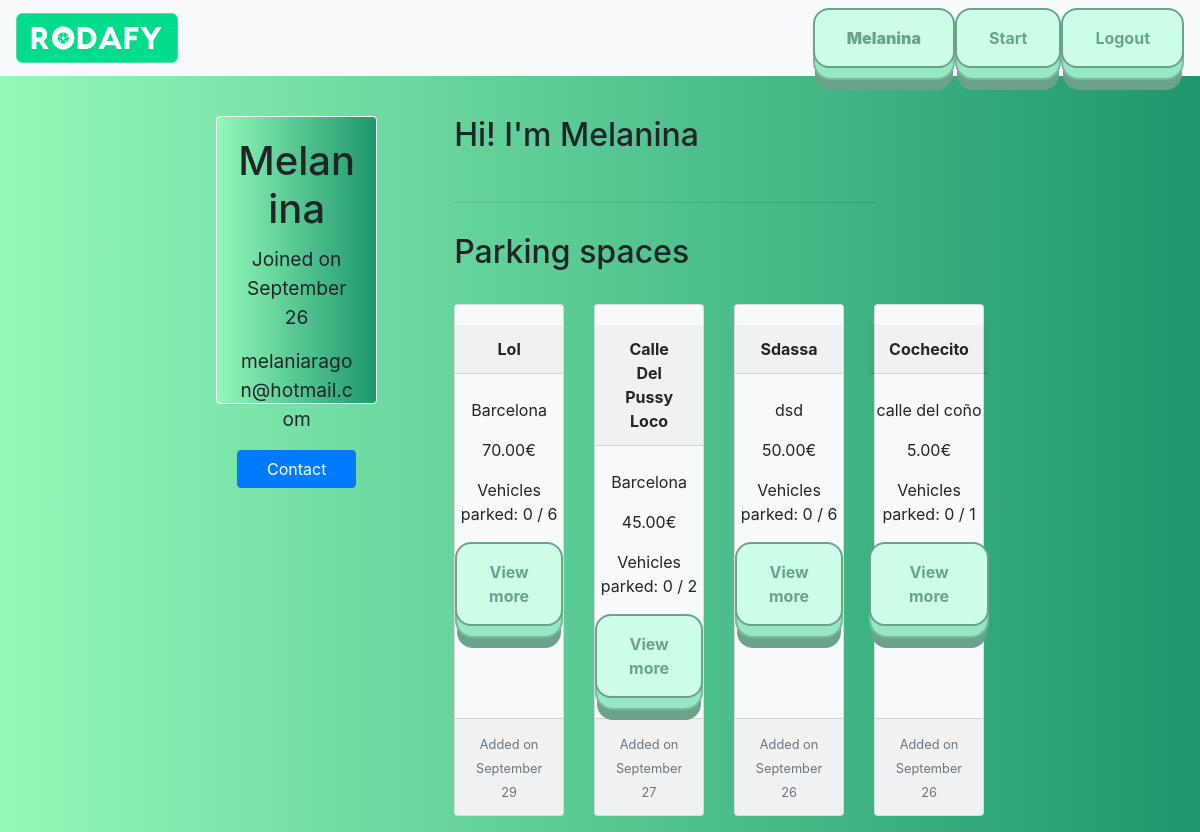
The app's page /profile/melanina (signed in) with its own data.
### rodafy/models.py (models this page shows)
class User(AbstractUser):
    pass

class Parking_Space(models.Model):
    user = models.ForeignKey('User', on_delete=models.CASCADE, default=None)
    title = models.CharField(default=None, max_length=40)
    length = models.IntegerField(default=None)
    width = models.IntegerField(default=None)
    address = models.CharField(default=None, max_length=140)
    price = models.DecimalField(default=None, max_digits=5, decimal_places=2)
    amount_vehicles_allowed = models.IntegerField(default=None)
    amount_vehicles_current = models.IntegerField(default="0", null=True, blank=True)
    description = models.CharField(default=None, max_length=500)
    created = models.DateTimeField(default=datetime.now())

### rodafy/views.py (the view)
# urls.py: path("profile/<str:username>", views.profile, name="profile"),
def profile(request, username):
    if request.method == 'GET':
        currentuser = request.user
        profileuser = get_object_or_404(User, username=username)
        parking = Parking_Space.objects.filter(user=profileuser).order_by('id').reverse()
        if request.user.is_anonymous:
            return redirect('login')
        else:
            context = {
                'profileuser': profileuser,
                'parking': parking,
            }
            return render(request, "rodafy/profile.html", context)

### rodafy/templates/rodafy/profile.html (shortened to what this page needs)
{% extends "rodafy/layout.html" %}
{% load static %}
{% block body %}
{% if user.is_authenticated %}
<div class="profile">
<div class="card-index" style="width: 18rem; height: 18rem; float: left; margin-right: 10%;">
    <div class="card-body">
      <h1 class="card-title">{{profileuser.username|title}}</h1>
      <p>Joined on {{profileuser.date_joined | date:"F d"}}</p>
      <p>{{profileuser.email}}</p>
      <a href="mailto:{{profileuser.email}}" class="btn btn-primary">Contact</a>
    </div>
  </div>
<div id=profile-content>
  <h2 id=profile-title>Hi! I'm {{profileuser.username|title}}</h2><br>
    <hr style="width:80%;text-align:left;margin-left:0; margin-bottom: 30px;">
        <h2>Parking spaces</h2><br>
    <div class="card-deck" style="text-align: left;">
    {% for Parking_Space in parking %}
        <div class="card bg-light mb-3" style="max-width: 18rem; background-color: red;">
          <div class="card-body">
            <div class="card-header"><strong>{{Parking_Space.title|title}}</strong></div><br>
            <p class="card-text">{{Parking_Space.address}}</p>
            <p class="card-text">{{Parking_Space.price}}€</p>
            <p class="card-text">Vehicles parked: {{Parking_Space.amount_vehicles_current}} / {{Parking_Space.amount_vehicles_allowed}}</p>
            <a href="{% url 'listing' id=Parking_Space.id %}">
            <button class="big-button">View more</button>
            </a>
          </div>
          <div class="card-footer">
            <small class="text-muted">Added on {{Parking_Space.created | date:"F d"}}</small>
          </div>
        </div>
    {% endfor %}
</div>
</div>
{% else %}
<a class="btn btn-primary" href="{% url 'register' %}">Register here!</a>
{% endif %}
{% endblock %}

### rodafy/templates/rodafy/layout.html (shortened to what this page needs)
{% load static %}
<!DOCTYPE html>
<html lang="en">
    <head>
        <link href="{% static 'rodafy/css/styles.css' %}" rel="stylesheet">
        <link rel="stylesheet" href="https://stackpath.bootstrapcdn.com/bootstrap/4.4.1/css/bootstrap.min.css">
    </head>
<body>
    <nav class="navbar navbar-light bg-light" >
        <a class="navbar-brand" href="{% url 'index' %}">
          <img src="{% static 'rodafy/images/rodafypng.png' %}" width="60%" height="60%" class="d-inline-block align-top" alt="">
          </a>
          <ul class="nav justify-content-end">
            {% if user.is_authenticated %}
            <li class="nav-item">
              <a href="{% url 'profile' username=user.username %}">
                <button class="big-button"><strong>{{request.user.username|title}}</strong></button>
              </a>
            </li>
            <li class="nav-item">
              <a href="{% url 'index' %}">
                <button class="big-button">Start</button>
              </a>
            </li>
            <li class="nav-item">
              <a href="{% url 'logout' %}">
                <button class="big-button">Logout</button>
              </a>
              </li>
            {% endif %}
          </ul>
      </nav>
<div class="body-content">
{% block body %}
{% endblock %}
</div>
</body>
<link href="https://cdnjs.cloudflare.com/ajax/libs/font-awesome/4.7.0/css/font-awesome.css" type="text/css" rel="stylesheet">
</html>

### rodafy/static/rodafy/css/styles.css (style rules this page uses)
body { background: #1D976C; background: -webkit-linear-gradient(to right, #93F9B9, #1D976C); background: linear-gradient(to right, #93F9B9, #1D976C); }
.body-content { width: 80%; margin-left: 10%; margin-right: 10%; margin-top: 40px; }
.btn-primary { width: 100%; }
.card { width: 40%; text-align: center; display:block; float:left; border-radius: 25%; border-color: #fff; align-items: center; }
.card-index { position: relative; display: -webkit-box; display: -ms-flexbox; display: flex; -webkit-box-orient: vertical; -webkit-box-direction: normal; -ms-flex-direction: column; flex-direction: column; min-width: 0; word-wrap: break-word; background: #1D976C; background: -webkit-linear-gradient(to right, #93F9B9, #1D976C); background: linear-gradient(to right, #93F9B9, #1D976C); background-clip: border-box; border: 2px solid white; box-shadow: #fff; border-radius: .25rem; margin-bottom: 25px; width: 40%; border: 1px solid white; float: left; text-align: center; font-size: 120%; }
.profile { width: 80%; margin-right: 10%; margin-left: 10%; display: flex; }
:root { --backgroundColor: rgba(246, 241, 209); --colorShadeA: rgb(106, 163, 137); --colorShadeB: rgb(121, 186, 156); --colorShadeC: rgb(150, 232, 195); --colorShadeD: rgb(187, 232, 211); --colorShadeE: rgb(205, 255, 232); }
* { box-sizing: border-box; }
*::before, *::after { box-sizing: border-box; }
button { position: relative; display: inline-block; cursor: pointer; outline: none; border: 0; vertical-align: middle; text-decoration: none; font-size: 1.5rem; color:var(--colorShadeA); font-weight: 700; text-transform: uppercase; font-family: inherit; }
button.big-button { padding: 1em 2em; border: 2px solid var(--colorShadeA); border-radius: 1em; background: var(--colorShadeE); transform-style: preserve-3d; transition: all 175ms cubic-bezier(0, 0, 1, 1); }
button.big-button::before { position: absolute; content: ''; width: 100%; height: 100%; top: 0; left: 0; right: 0; bottom: 0; background: var(--colorShadeC); border-radius: inherit; box-shadow: 0 0 0 2px var(--colorShadeB), 0 0.75em 0 0 var(--colorShadeA); transform: translate3d(0, 0.75em, -1em); transition: all 175ms cubic-bezier(0, 0, 1, 1); }

### records on screen
User: user.username "Melanina", username "Melanina", date_joined "September 26", email "melaniaragon@hotmail.com"
Parking_Space: title "Lol", address "Barcelona", price "70.00", amount_vehicles_current "0", amount_vehicles_allowed "6", created "September 29"
Parking_Space: title "Calle Del Pussy Loco", address "Barcelona", price "45.00", amount_vehicles_current "0", amount_vehicles_allowed "2", created "September 27"
Parking_Space: title "Sdassa", address "dsd", price "50.00", amount_vehicles_current "0", amount_vehicles_allowed "6", created "September 26"
Parking_Space: title "Cochecito", address "calle del coño", price "5.00", amount_vehicles_current "0", amount_vehicles_allowed "1", created "September 26"
